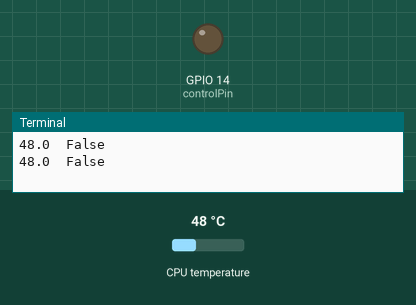
Simulated run of this program. Board: Raspberry Pi (BCM pin numbers). On the bench: output pins drawn as LEDs (lit = HIGH), the last lines printed to the terminal. The test bench sets the inputs (shaded band); at power-on: CPU temperature 48 °C.

Above: at 1.2 s.
1.3 s: CPU temperature set to 54 °C
3.2 s: CPU temperature set to 57 °C
At 4.8 s:
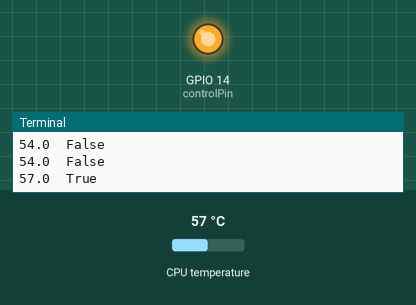
5.5 s: CPU temperature set to 46 °C
7.3 s: CPU temperature set to 43 °C
At 8.9 s:
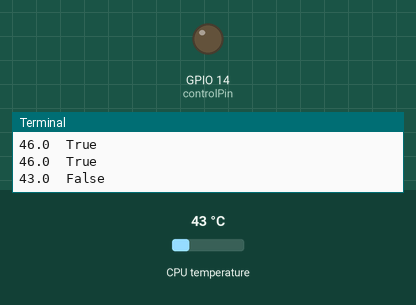
9.6 s: CPU temperature set to 58 °C
At 11.6 s:
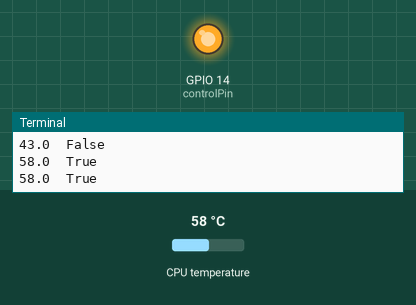
Timing chart, 0 to 12.6 s (numbered marks = the images above; inputs shaded):
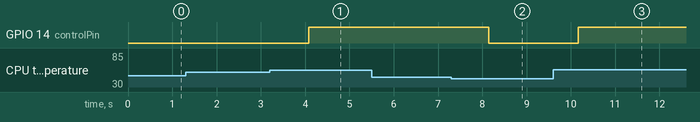

The program:

active_fun_deb.py
```python
#!/usr/bin/python
# -*- coding: utf-8 -*-

import RPi.GPIO as GPIO                     # Импортируем библиотеку по работе с GPIO
import sys, traceback                       # Импортируем библиотеки для обработки исключений

from time import sleep                      # Импортируем библиотеку для работы со временем
from re import findall                      # Импортируем библиотеку по работе с регулярными выражениями
#from subprocess import check_output         # Импортируем библиотеку по работе с внешними процессами
import os

def get_temp():
    #temp = check_output(["vcgencmd","measure_temp"]).decode()    # Выполняем запрос температуры
    #temp = float(findall('\d+\.\d+', temp)[0])                   # Извлекаем при помощи регулярного выражения значение температуры из строки "temp=47.8'C"
    #temp = check_output(["cat /sys/class/thermal/thermal_zone0/temp"]).decode()
    temp = os.popen("cat /sys/class/thermal/thermal_zone0/temp").readline()
    temp = float(temp) / 1000
    return(temp)                            # Возвращаем результат

try:
    tempOn =  55                            # Температура включения кулера
    controlPin = 14                         # Пин отвечающий за управление
    pinState = False                        # Актуальное состояние кулера

    # === Инициализация пинов ===
    GPIO.setmode(GPIO.BCM)                  # Режим нумерации в BCM
    GPIO.setup(controlPin, GPIO.OUT, initial=0) # Управляющий пин в режим OUTPUT

    while True:                             # Бесконечный цикл запроса температуры
        temp = get_temp()                   # Получаем значение температуры

        if temp > tempOn and not pinState or temp < tempOn - 10 and pinState:
            pinState = not pinState         # Меняем статус состояния
            GPIO.output(controlPin, pinState) # Задаем новый статус пину управления

        print(str(temp) + "  " + str(pinState)) # Выводим температуру в консоль
        sleep(1)                            # Пауза - 1 секунда

except KeyboardInterrupt:
    # ...
    print("Exit pressed Ctrl+C")            # Выход из программы по нажатию Ctrl+C
except:
    # ...
    print("Other Exception")                # Прочие исключения
    print("--- Start Exception Data:")
    traceback.print_exc(limit=2, file=sys.stdout) # Подробности исключения через traceback
    print("--- End Exception Data:")
finally:
    print("CleanUp")                        # Информируем о сбросе пинов
    GPIO.cleanup()                          # Возвращаем пины в исходное состояние
    print("End of program")                 # Информируем о завершении работы программы
```

Measured:
- the behaviour switches between 55 and 56 °C on CPU temperature (found by bisection; images 0 and 1)
- the behaviour switches between 45 and 44 °C on CPU temperature (found by bisection; images 1 and 2)
- after the input at 3.2 s, GPIO 14 (controlPin): LOW → HIGH after 0.88 s
- after the input at 7.3 s, GPIO 14 (controlPin): HIGH → LOW after 0.84 s
- after the input at 9.6 s, GPIO 14 (controlPin): LOW → HIGH after 0.57 s
